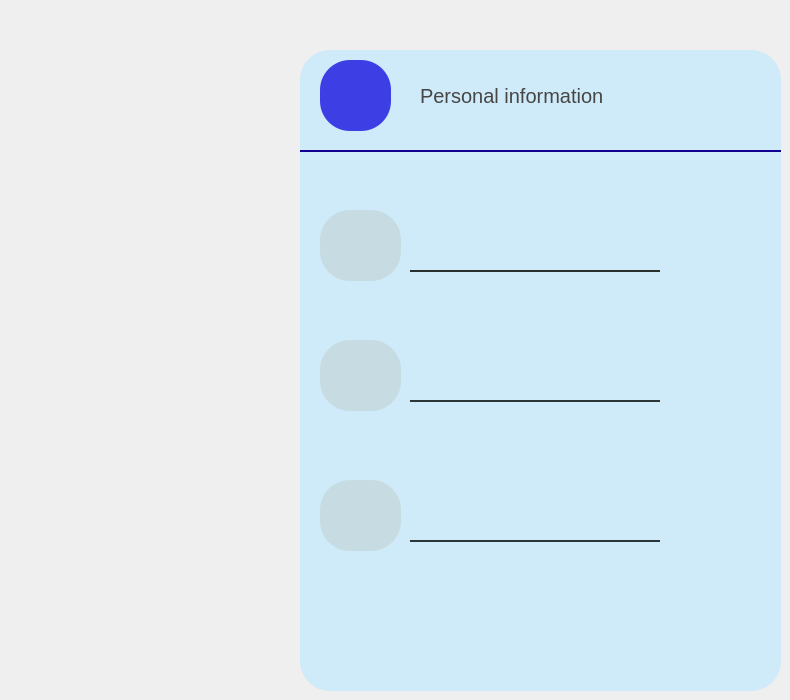
    <widget class="QWidget" name="page_7">
     <widget class="QFrame" name="frame_4">
      <property name="geometry">
       <rect>
        <x>300</x>
        <y>50</y>
        <width>481</width>
        <height>641</height>
       </rect>
      </property>
      <property name="styleSheet">
       <string notr="true">background-color: #cfeaf8;
border-radius: 30px;</string>
      </property>
      <property name="frameShape">
       <enum>QFrame::Shape::StyledPanel</enum>
      </property>
      <property name="frameShadow">
       <enum>QFrame::Shadow::Raised</enum>
      </property>
      <widget class="QFrame" name="frame_5">
       <property name="geometry">
        <rect>
         <x>20</x>
         <y>160</y>
         <width>81</width>
         <height>71</height>
        </rect>
       </property>
       <property name="styleSheet">
        <string notr="true">background-color: rgb(199, 220, 226);
image: url(:/new/prefix1/Images/manager (1).png);</string>
       </property>
       <property name="frameShape">
        <enum>QFrame::Shape::StyledPanel</enum>
       </property>
       <property name="frameShadow">
        <enum>QFrame::Shadow::Raised</enum>
       </property>
      </widget>
      <widget class="QFrame" name="frame_7">
       <property name="geometry">
        <rect>
         <x>20</x>
         <y>290</y>
         <width>81</width>
         <height>71</height>
        </rect>
       </property>
       <property name="styleSheet">
        <string notr="true">background-color: rgb(199, 220, 226);
image: url(:/new/prefix1/Images/key.png);</string>
       </property>
       <property name="frameShape">
        <enum>QFrame::Shape::StyledPanel</enum>
       </property>
       <property name="frameShadow">
        <enum>QFrame::Shadow::Raised</enum>
       </property>
      </widget>
      <widget class="QFrame" name="frame_12">
       <property name="geometry">
        <rect>
         <x>20</x>
         <y>430</y>
         <width>81</width>
         <height>71</height>
        </rect>
       </property>
       <property name="styleSheet">
        <string notr="true">background-color: rgb(199, 220, 226);
image: url(:/new/prefix1/Images/id-card.png);</string>
       </property>
       <property name="frameShape">
        <enum>QFrame::Shape::StyledPanel</enum>
       </property>
       <property name="frameShadow">
        <enum>QFrame::Shadow::Raised</enum>
       </property>
      </widget>
      <widget class="Line" name="line_11">
       <property name="geometry">
        <rect>
         <x>0</x>
         <y>100</y>
         <width>481</width>
         <height>2</height>
        </rect>
       </property>
       <property name="styleSheet">
        <string notr="true">background-color: #110090;</string>
       </property>
       <property name="orientation">
        <enum>Qt::Orientation::Horizontal</enum>
       </property>
      </widget>
      <widget class="QFrame" name="frame_13">
       <property name="geometry">
        <rect>
         <x>20</x>
         <y>10</y>
         <width>71</width>
         <height>71</height>
        </rect>
       </property>
       <property name="styleSheet">
        <string notr="true">background-color: #3e3ee5;</string>
       </property>
       <property name="frameShape">
        <enum>QFrame::Shape::StyledPanel</enum>
       </property>
       <property name="frameShadow">
        <enum>QFrame::Shadow::Raised</enum>
       </property>
       <widget class="QFrame" name="frame_14">
        <property name="geometry">
         <rect>
          <x>10</x>
          <y>10</y>
          <width>51</width>
          <height>51</height>
         </rect>
        </property>
        <property name="styleSheet">
         <string notr="true">image: url(:/new/prefix1/Images/information.png);</string>
        </property>
        <property name="frameShape">
         <enum>QFrame::Shape::StyledPanel</enum>
        </property>
        <property name="frameShadow">
         <enum>QFrame::Shadow::Raised</enum>
        </property>
       </widget>
      </widget>
      <widget class="Line" name="line_12">
       <property name="geometry">
        <rect>
         <x>110</x>
         <y>220</y>
         <width>250</width>
         <height>2</height>
        </rect>
       </property>
       <property name="styleSheet">
        <string notr="true">background-color: #28302e;</string>
       </property>
       <property name="orientation">
        <enum>Qt::Orientation::Horizontal</enum>
       </property>
      </widget>
      <widget class="Line" name="line_14">
       <property name="geometry">
        <rect>
         <x>110</x>
         <y>350</y>
         <width>250</width>
         <height>2</height>
        </rect>
       </property>
       <property name="styleSheet">
        <string notr="true">background-color: #2c3638;</string>
       </property>
       <property name="orientation">
        <enum>Qt::Orientation::Horizontal</enum>
       </property>
      </widget>
      <widget class="Line" name="line_15">
       <property name="geometry">
        <rect>
         <x>110</x>
         <y>490</y>
         <width>250</width>
         <height>2</height>
        </rect>
       </property>
       <property name="styleSheet">
        <string notr="true">background-color: #2c3638;</string>
       </property>
       <property name="orientation">
        <enum>Qt::Orientation::Horizontal</enum>
       </property>
      </widget>
      <widget class="QLabel" name="label_18">
       <property name="geometry">
        <rect>
         <x>120</x>
         <y>30</y>
         <width>191</width>
         <height>31</height>
        </rect>
       </property>
       <property name="styleSheet">
        <string notr="true">color: rgb(70, 70, 70);
font-size: 20px;</string>
       </property>
       <property name="text">
        <string>Personal information</string>
       </property>
      </widget>
      <widget class="QLineEdit" name="lineEdit_9">
       <property name="geometry">
        <rect>
         <x>110</x>
         <y>297</y>
         <width>251</width>
         <height>41</height>
        </rect>
       </property>
       <property name="styleSheet">
        <string notr="true">font-size: 25px;
color:#3e3ee5;</string>
       </property>
       <property name="readOnly">
        <bool>true</bool>
       </property>
      </widget>
      <widget class="QLineEdit" name="lineEdit_10">
       <property name="geometry">
        <rect>
         <x>110</x>
         <y>170</y>
         <width>251</width>
         <height>41</height>
        </rect>
       </property>
       <property name="styleSheet">
        <string notr="true">font-size: 25px;
color:#3e3ee5;</string>
       </property>
       <property name="readOnly">
        <bool>true</bool>
       </property>
      </widget>
      <widget class="QLineEdit" name="lineEdit_11">
       <property name="geometry">
        <rect>
         <x>110</x>
         <y>450</y>
         <width>251</width>
         <height>31</height>
        </rect>
       </property>
       <property name="styleSheet">
        <string notr="true">font-size: 25px;
color:#3e3ee5;</string>
       </property>
       <property name="readOnly">
        <bool>true</bool>
       </property>
      </widget>
      <widget class="QPushButton" name="pushButton_7">
       <property name="geometry">
        <rect>
         <x>409</x>
         <y>170</y>
         <width>51</width>
         <height>51</height>
        </rect>
       </property>
       <property name="styleSheet">
        <string notr="true">image: url(:/new/prefix1/Images/editsquare.png);</string>
       </property>
       <property name="text">
        <string/>
       </property>
      </widget>
      <widget class="QPushButton" name="pushButton_14">
       <property name="geometry">
        <rect>
         <x>410</x>
         <y>310</y>
         <width>51</width>
         <height>51</height>
        </rect>
       </property>
       <property name="styleSheet">
        <string notr="true">image: url(:/new/prefix1/Images/editsquare.png);</string>
       </property>
       <property name="text">
        <string/>
       </property>
      </widget>
      <widget class="QPushButton" name="pushButton_15">
       <property name="geometry">
        <rect>
         <x>410</x>
         <y>440</y>
         <width>51</width>
         <height>51</height>
        </rect>
       </property>
       <property name="styleSheet">
        <string notr="true">image: url(:/new/prefix1/Images/editsquare.png);</string>
       </property>
       <property name="text">
        <string/>
       </property>
      </widget>
     </widget>
    </widget>
